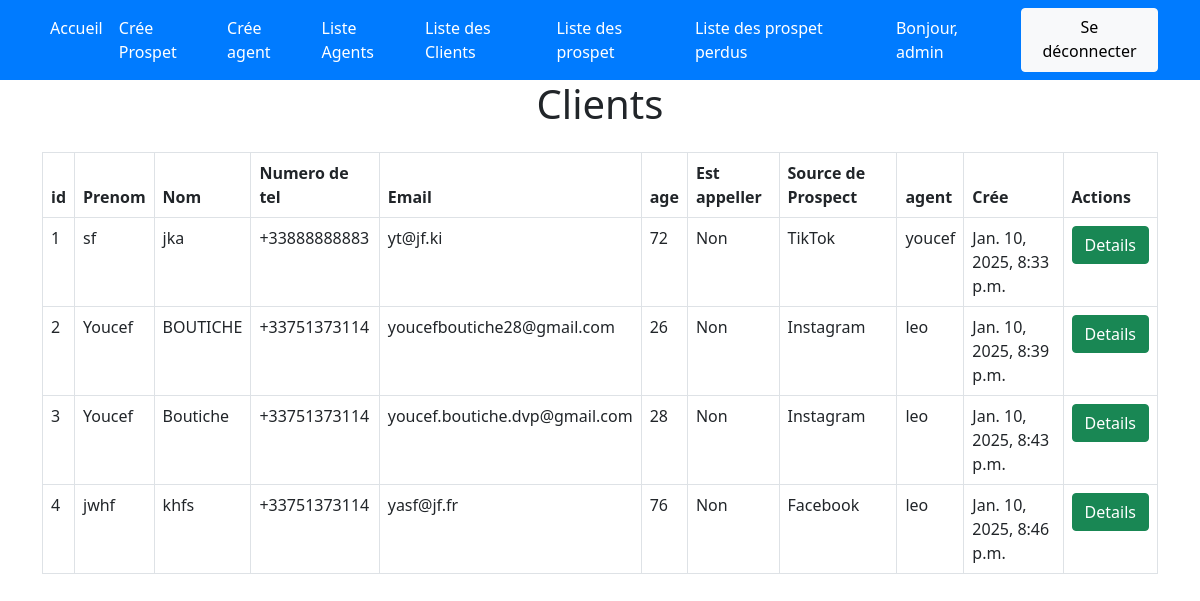
Screenshot of /liste-client/ (signed in) with the database file from the repository.
### crm_app/models.py (models this page shows, shortened)
class User(AbstractUser):
     pass

class Client(models.Model):
    first_name = models.CharField(max_length=255)
    last_name = models.CharField(max_length=255)
    phone_number = PhoneNumberField()
    email = models.EmailField()
    age = models.IntegerField(null=True, blank=True)
    source = models.CharField(max_length=100)
    agent = models.ForeignKey(Agent, on_delete=models.CASCADE, null=True, blank=True)
    created_at = models.DateTimeField(auto_now_add=True)
    lead = models.ForeignKey(Lead, on_delete=models.SET_NULL, null=True, blank=True)

class Agent(models.Model):
    user = models.OneToOneField(User,on_delete=models.CASCADE)
    def __str__(self):
        return self.user.username

### crm_app/views.py (the view)
# urls.py: path('liste-client/',list_client,name='list_client'),
def list_client(request):
    if request.user.is_superuser:
        clients = Client.objects.all()
    else :
        agent = request.user.agent
        clients = Client.objects.filter(agent=agent)
    context = {
        'clients':clients
    }
    return render(request,'clients/list_clients.html',context)

### crm_app/templates/clients/list_clients.html (shortened to what this page needs)
{% extends "base.html" %}
{% load static %}
{% block content %}
    <div class="container">
        <h1 class="text-center mb-4">Clients</h1>
        <table class="table table-bordered">
            <thead>
              <tr>
                <th scope="col">id</th>
                <th scope="col">Prenom</th>
                <th scope="col">Nom</th>
                <th scope="col">Numero de tel</th>
                <th scope="col">Email</th>
                <th scope="col">age</th>
                <th scope="col">Est appeller</th>
                <th scope="col">Source de Prospect</th>
                <th scope="col">agent</th>
                <th scope="col">Crée</th>
                <th>Actions</th>
              </tr>
            </thead>
            <tbody>
                {% for client in clients %}
                    <tr>
                        <td>{{ client.id }}</td>
                        <td>{{ client.first_name }}</td>
                        <td>{{ client.last_name }}</td>
                        <td>{{ client.phone_number }}</td>
                        <td>{{ client.email }}</td>
                        <td>{{ client.age }}</td>
                        <td>{{ client.phoned|yesno:"Oui,Non" }}</td>
                        <td>{{ client.source }}</td>
                        <td>{{ client.agent }}</td>
                        <td>{{ client.created_at }}</td>
                        <td><a href="#" class="btn btn-success">Details</a></td>
                    </tr>
                {% endfor %}
            </tbody>
          </table>
    </div>
{% endblock content %}

### crm_app/templates/navbar.html (shortened to what this page needs)
<nav class="navbar navbar-expand-lg navbar-dark">
    <div class="container">
        <div class="collapse navbar-collapse" id="navbarNav">
            {% if request.user.is_authenticated %}
                <ul class="navbar-nav me-auto mb-2 mb-lg-0">
                    <li class="nav-item">
                        <a class="nav-link active" aria-current="page" href="{% url 'index' %}">Accueil</a>
                    </li>
                    <li class="nav-item">
                        <a class="nav-link" href="{% url 'create_lead' %}">Crée Prospet</a>
                    </li>
                        {% if request.user.is_superuser %}
                            <li class="nav-item">
                                <a class="nav-link" href="{% url 'create_agent' %}">Crée agent</a>
                            </li>
                            <li class="nav-item">
                                <a class="nav-link" href="{% url 'list_agents' %}">Liste Agents</a>
                            </li>
                        {% endif %}
                    <li class="nav-item">
                        <a class="nav-link" href="{% url 'list_client' %}">Liste des Clients</a>
                    </li>
                    <li class="nav-item">
                        <a class="nav-link" href="{% url 'list_leads' %}">Liste des prospet</a>
                    </li>
                    <li class="nav-item">
                        <a class="nav-link" href="{% url 'list_loss_leads' %}">Liste des prospet perdus</a>
                    </li>
                </ul>
            {% endif %}
            <div class="d-flex">
                {% if request.user.is_authenticated %}
                <a class="nav-link">Bonjour, {{ request.user.username }}</a>
                <a href="{% url 'logout' %}" class="btn btn-light">Se déconnecter</a>
                {% else %}
                    <a href="{% url 'login' %}" class="btn btn-custom me-2">Connexion</a>
                    <a href="{% url 'signup' %}" class="btn btn-custom me-2">S'inscrire</a>
                {% endif %}
            </div>
        </div>
    </div>
</nav>

### static/styles/style.css (style rules this page uses)
.navbar { background-color: #007bff; }
.navbar-brand, .nav-link { color: #fff !important; }

### rows the page displays
User: user.username "admin"
Client: id "1", first_name "sf", last_name "jka", phone_number "+33888888883", email "yt@jf.ki", age "72", phoned "Non", source "TikTok", agent "youcef", created_at "Jan. 10, 2025, 8:33 p.m."
Client: id "2", first_name "Youcef", last_name "BOUTICHE", phone_number "+33751373114", email "youcefboutiche28@gmail.com", age "26", phoned "Non", source "Instagram", agent "leo", created_at "Jan. 10, 2025, 8:39 p.m."
Client: id "3", first_name "Youcef", last_name "Boutiche", phone_number "+33751373114", email "youcef.boutiche.dvp@gmail.com", age "28", phoned "Non", source "Instagram", agent "leo", created_at "Jan. 10, 2025, 8:43 p.m."
Client: id "4", first_name "jwhf", last_name "khfs", phone_number "+33751373114", email "yasf@jf.fr", age "76", phoned "Non", source "Facebook", agent "leo", created_at "Jan. 10, 2025, 8:46 p.m."
